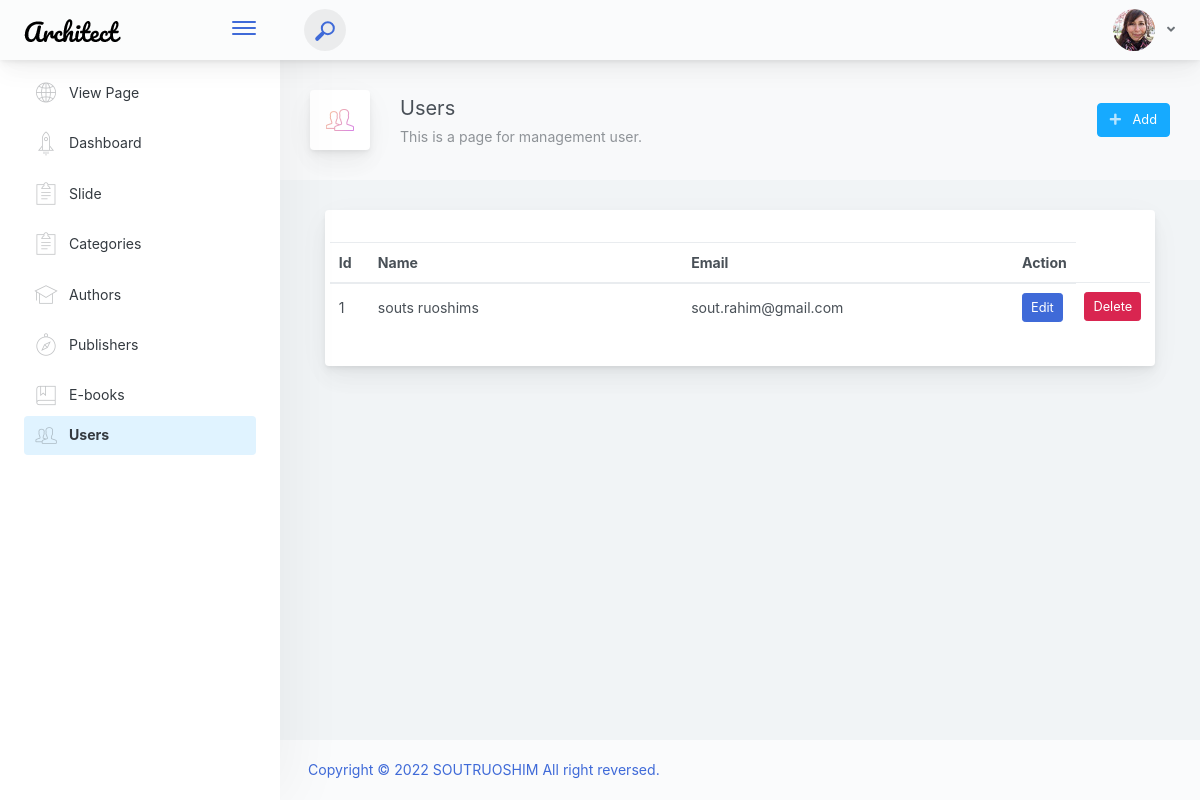
/admin/user/user.php, run on the app's committed database.
### tables this page shows
CREATE TABLE IF NOT EXISTS `users` (
  `id` bigint(20) UNSIGNED NOT NULL AUTO_INCREMENT,
  `firstname` varchar(191) DEFAULT NULL,
  `lastname` varchar(191) DEFAULT NULL,
  `email` varchar(191) NOT NULL,
  `password` varchar(191) NOT NULL,
  `created_at` timestamp NULL DEFAULT CURRENT_TIMESTAMP,
  `updated_at` timestamp NULL DEFAULT NULL,
  PRIMARY KEY (`id`),
  UNIQUE KEY `users_email_unique` (`email`)
);

### config/Database.php (called while the page is built, shortened)
<?php
    class database{
        private $servername = SERVER_NAME;
        private $username = USER_NAME;
        private $password= DB_PASSWORD;
        private $dbname= DB_NAME;
        private $mysqli='';
        public function __construct(){
            $this->mysqli = new mysqli($this->servername,$this->username,$this->password,$this->dbname);
        }
        public function select($table,$rows="*",$where = null){
            if ($where != null) {
                $sql="SELECT $rows FROM $table WHERE $where";
            }else{
                $sql="SELECT $rows FROM $table";
            }
            $this->sql = $result = $this->mysqli->query($sql);
        }
    }
?>

### admin/user/user.php (the view, shortened to what this page needs)
<?php
   include("../inc/header.php");
   include(__DIR__ . "/../../config/database.php");
?>
<div class="app-page-title">
    <div class="page-title-wrapper">
        <div class="page-title-heading">
            <div class="page-title-icon">
                <i class="pe-7s-users icon-gradient bg-mean-fruit">
                </i>
            </div>
            <div>Users
                <div class="page-title-subheading">This is a page for management user.
                </div>
            </div>
        </div>
        <div class="page-title-actions">
            <div class="d-inline-block dropdown">
                <a type="button" class="btn-shadow btn btn-info" href="../user/add_user.php" >
                    <span class="btn-icon-wrapper pr-2 opacity-7">
                        <i class="fa fa-plus fa-w-20"></i>
                    </span>
                    Add
                </a>
            </div>
        </div>
    </div>
</div>
            <div class="content-wrap">
                <div class="container-fluid">
                <div class="main-card mb-3 card">
                 <div class="card-body"><h5 class="card-title"></h5>
                <div class="row">
                        <div class="col-md-12 p-0">
                            <table class="table">
                                <thead>
                                    <tr>
                                        <th scope="col" width="5%">Id</th>
                                        <th scope="col" width="45%">Name</th>
                                        <th scope="col" width="45%">Email</th>
                                        <th scope="col" width="5%">Action</th>
                                    </tr>
                                </thead>
                                <tbody>
                                    <?php
                                        $b = new database();
                                        $b->select("users","*");
                                        $result = $b->sql;
                                    ?>
                                    <?php while ($row = mysqli_fetch_assoc($result)) { ?>
                                        <tr>
                                            <td><?php echo $row['id']; ?></td>
                                            <td><?php echo $row['firstname'].' '.$row['lastname']; ?></td>
                                            <td><?php echo $row['email']; ?></td>
                                            <td>
                                                <a href="edit_user.php?id=<?php echo $row['id']; ?>" type="button" class="btn btn-primary btn-sm">Edit</a>
                                            </td>
                                            <td>
                                                <form method="POST" action="queries/delete_user.php">
                                                    <input type="submit" class="btn btn-danger btn-sm" name="submit" value="Delete">
                                                </form>
                                            </td>
                                        </tr>
                                    <?php } ?>
                              </tbody>
                            </table>
                        </div>
                    </div>
                </div>
                </div>
                </div>
            </div>
<?php
   include("../inc/footer.php");
?>

### data on the page
users: id "1", firstname "souts", lastname "ruoshims", email "sout.rahim@gmail.com"
